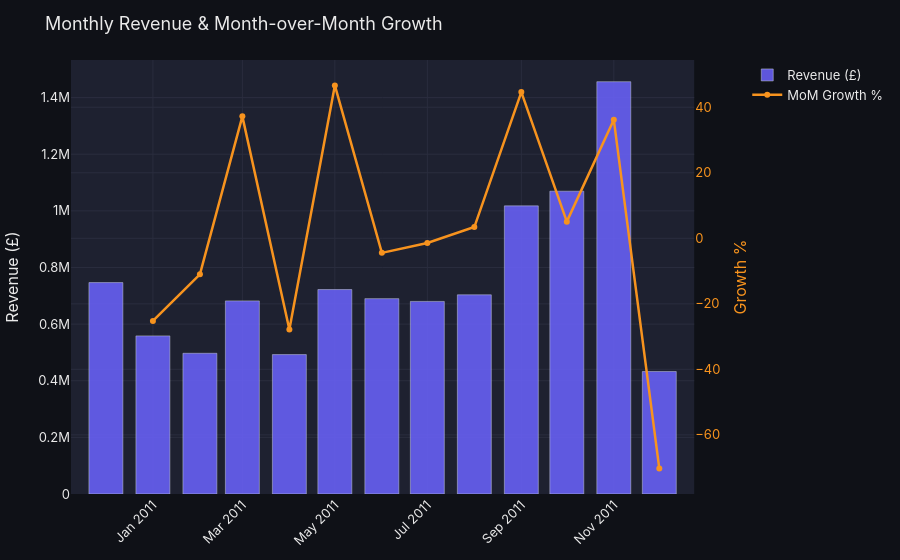

Notebook code cell kept with this figure:
### Markdown cell above
---
## 2. Revenue Trends

### 2a. Monthly Revenue + MoM Growth

### Code cell
monthly = get_monthly_revenue(df_clean)
fig = plot_monthly_revenue(monthly)
fig.show()

### Figure 1 — Plotly figure (JSON) as saved in the notebook; plotly's stock layout.template omitted (floating-point values rounded to 4 significant figures)
{"data": [{"marker": {"color": "#6C63FF"}, "name": "Revenue (£)", "opacity": 0.85, "type": "bar", "x": ["2010-12", "2011-01", "2011-02", "2011-03", "2011-04", "2011-05", "2011-06", "2011-07", "2011-08", "2011-09", "2011-10", "2011-11", "2011-12"], "xaxis": "x", "y": [746700.0, 558400.0, 497000.0, 682000.0, 492400.0, 722100.0, 690000.0, 680200.0, 703500.0, 1018000.0, 1069000.0, 1456000.0, 432700.0], "yaxis": "y"}, {"line": {"color": "#F7931E", "width": 2.5}, "marker": {"size": 6}, "mode": "lines+markers", "name": "MoM Growth %", "type": "scatter", "x": ["2010-12", "2011-01", "2011-02", "2011-03", "2011-04", "2011-05", "2011-06", "2011-07", "2011-08", "2011-09", "2011-10", "2011-11", "2011-12"], "xaxis": "x", "y": [NaN, -25.21, -11.0, 37.22, -27.81, 46.66, -4.448, -1.423, 3.434, 44.65, 5.088, 36.17, -70.28], "yaxis": "y2"}], "layout": {"font": {"color": "#EAEAEA", "family": "Inter, sans-serif", "size": 13}, "legend": {"bgcolor": "rgba(0,0,0,0)", "borderwidth": 0}, "margin": {"b": 40, "l": 40, "r": 40, "t": 60}, "paper_bgcolor": "#0F1117", "plot_bgcolor": "#1E2130", "title": {"font": {"color": "#EAEAEA", "size": 18}, "text": "Monthly Revenue & Month-over-Month Growth"}, "xaxis": {"anchor": "y", "domain": [0.0, 0.94], "gridcolor": "#2A2D3E", "showgrid": true, "tickangle": -45, "zeroline": false}, "yaxis": {"anchor": "x", "domain": [0.0, 1.0], "gridcolor": "#2A2D3E", "showgrid": true, "title": {"text": "Revenue (£)"}, "zeroline": false}, "yaxis2": {"anchor": "x", "color": "#F7931E", "gridcolor": "#2A2D3E", "overlaying": "y", "showgrid": true, "side": "right", "title": {"text": "Growth %"}, "zeroline": false}}}
